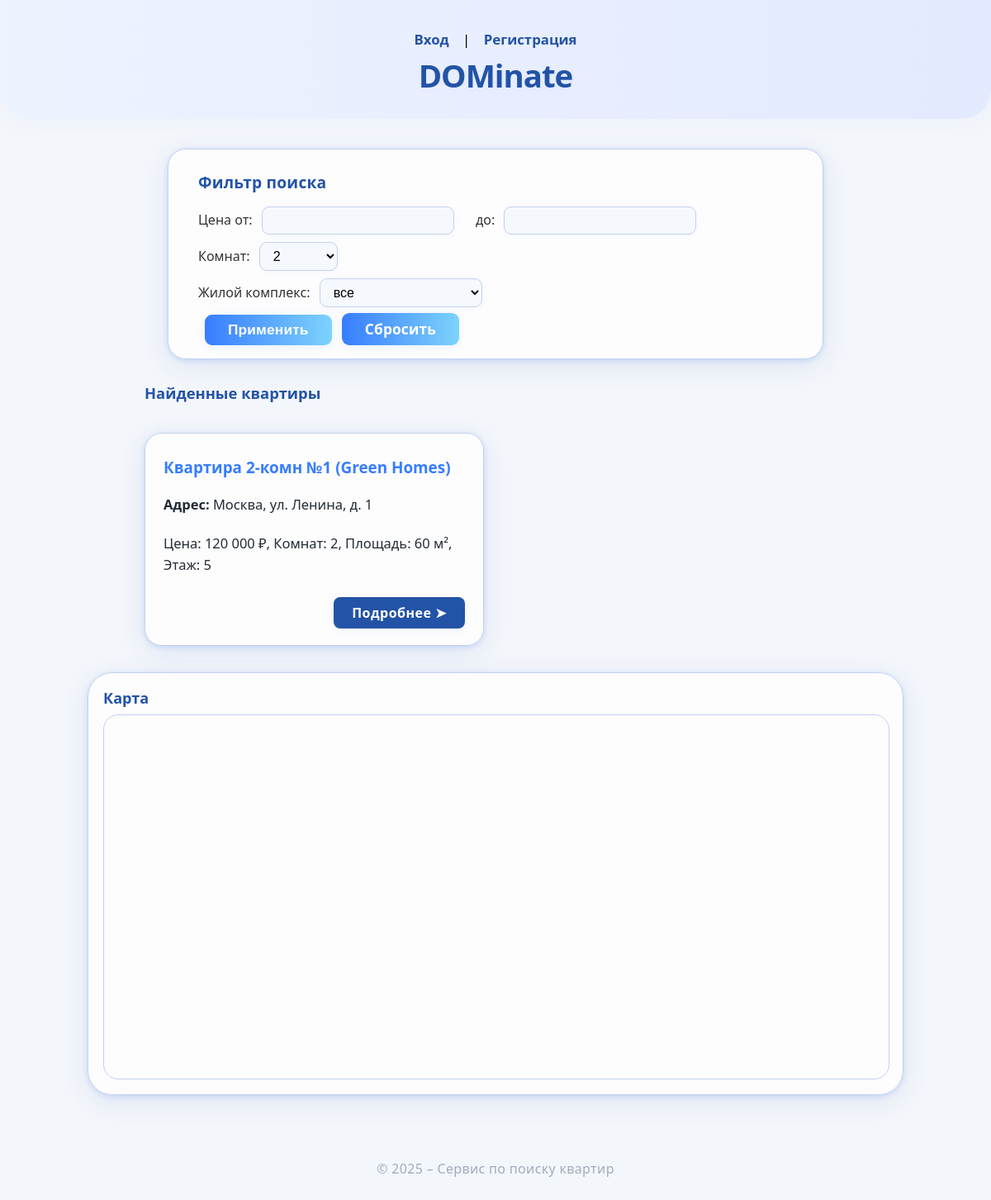
/index.php?rooms=2, run on the app's committed database.
### tables this page shows
CREATE TABLE apartments (
    id INT AUTO_INCREMENT PRIMARY KEY,
    complex_id INT NOT NULL,
    name VARCHAR(100) NOT NULL,
    address VARCHAR(255) NOT NULL,
    description TEXT,
    price INT,
    rooms INT,
    area FLOAT,
    floor INT,
    FOREIGN KEY (complex_id) REFERENCES complexes(id) ON DELETE CASCADE
);

CREATE TABLE complexes (
    id INT AUTO_INCREMENT PRIMARY KEY,
    name VARCHAR(100) NOT NULL,
    description TEXT
);

### public/index.php (the view, shortened to what this page needs)
<?php
require 'config.php';
$priceMin = isset($_GET['price_min']) ? $_GET['price_min'] : '';
$priceMax = isset($_GET['price_max']) ? $_GET['price_max'] : '';
$rooms = isset($_GET['rooms']) ? (int)$_GET['rooms'] : '';
$sql = "SELECT a.*, c.name AS complex_name FROM apartments a JOIN complexes c ON a.complex_id = c.id";
$conditions = [];
$params = [];
if ($rooms !== '' && $rooms > 0) {
    $conditions[] = "a.rooms = ?";
    $params[] = $rooms;
}
if ($conditions) {
    $sql .= " WHERE " . implode(" AND ", $conditions);
}
$stmt = $pdo->prepare($sql);
$stmt->execute($params);
$apartments = $stmt->fetchAll(PDO::FETCH_ASSOC);
?>
<!DOCTYPE html>
<html lang="ru">
<head>
</head>
<body>
<header>
    <nav>
        <?php if (isset($_SESSION['user_id'])): ?>
            Здравствуйте, <strong><?php echo htmlspecialchars($_SESSION['user_name']); ?></strong>!
            <?php if ($_SESSION['user_role'] === 'builder'): ?>
                <a href="builder.php">Кабинет застройщика</a>
            <?php endif; ?>
            <a href="logout.php">Выйти</a>
        <?php else: ?>
            <a href="login.php">Вход</a> | <a href="register.php">Регистрация</a>
        <?php endif; ?>
    </nav>
    <h1>DOMinate</h1>
</header>
<section id="filters">
    <h2>Фильтр поиска</h2>
    <form method="get" action="index.php">
        <label>Цена от:
            <input type="number" name="price_min" value="<?php echo htmlspecialchars($priceMin); ?>" min="0" />
        </label>
        <label>до:
            <input type="number" name="price_max" value="<?php echo htmlspecialchars($priceMax); ?>" min="0" />
        </label> <br>
        <label>Комнат:
            <select name="rooms">
                <option value="2" <?php if ($rooms === 2) echo 'selected'; ?>>2</option>
            </select>
        </label> <br>
        <label>Жилой комплекс:
            <select name="complex_id">
                <option value="">все</option>
            </select>
        </label> <br>
        <button type="submit">Применить</button>
        <a href="index.php">Сбросить</a>
    </form>
</section>
<section id="apartments">
    <h2>Найденные квартиры</h2>
    <?php if ($apartments): ?>
        <?php foreach ($apartments as $apt): ?>
            <div class="apartment-card">
                <h3><?php echo htmlspecialchars($apt['name']); ?> (<?php echo htmlspecialchars($apt['complex_name']); ?>)</h3>
                <p><b>Адрес:</b> <?php echo htmlspecialchars($apt['address']); ?></p>
                <p>Цена: <?php echo $apt['price'] ? number_format($apt['price'], 0, '', ' ') . ' ₽' : 'не указана'; ?>,
                   Комнат: <?php echo $apt['rooms'] ?: 'не указано'; ?>,
                   Площадь: <?php echo $apt['area'] ? $apt['area'] . ' м²' : 'не указана'; ?>,
                   Этаж: <?php echo $apt['floor'] ?: 'не указан'; ?></p>
                <a href="apartment.php?id=<?php echo $apt['id']; ?>">Подробнее &#10148;</a>
            </div>
        <?php endforeach; ?>
    <?php else: ?>
        <p style="color:#b1b1b7;">Квартир по заданным критериям не найдено.</p>
    <?php endif; ?>
</section>
<section id="map-section">
    <h2>Карта</h2>
    <div id="map"></div>
</section>
<footer>
    <p>&copy; 2025 – Сервис по поиску квартир</p>
</footer>
</body>
</html>

### public/index.php (style rules this page uses)
:root { --accent: #377dff; --accent-dark: #2353a6; --bg: #f3f6fb; --glass: rgba(255,255,255,0.82); --border: #c3d1ed; --shadow: 0 8px 32px 0 rgba(60,90,170,0.11), 0 1.5px 6px #377dff33; }
body, html { margin: 0; padding: 0; background: var(--bg); font-family: 'Segoe UI', 'Inter', Arial, sans-serif; }
header { background: linear-gradient(90deg, #edf3ff 0%, #e3eaff 100%); padding: 36px 0 20px 0; text-align: center; box-shadow: 0 2px 24px #dae9fc30; border-radius: 0 0 36px 36px; }
header h1 { font-size: 2.4rem; font-weight: 800; margin: 0 0 7px 0; letter-spacing: -1px; color: var(--accent-dark); text-shadow: 0 2px 8px #bddcff24; }
nav { margin-bottom: 6px; font-size: 1.05rem; }
nav a { color: var(--accent-dark); text-decoration: none; margin: 0 12px; font-weight: 600; transition: color .17s; padding: 2px 0; border-bottom: 2px solid transparent; }
#filters { margin: 36px auto 28px auto; max-width: 720px; background: var(--glass); padding: 26px 36px 16px 36px; border-radius: 22px; box-shadow: var(--shadow); border: 1.5px solid var(--border); }
#filters h2 { margin-top: 0; font-size: 1.2rem; color: var(--accent-dark); letter-spacing: 0.01em; font-weight: 600; }
#filters label { margin-right: 22px; font-size: 1rem; color: #333; font-weight: 500; }
#filters input, #filters select { font-size: 1rem; padding: 7px 12px; border: 1.5px solid var(--border); border-radius: 9px; margin-left: 7px; margin-bottom: 9px; background: #f5f8fd; outline: none; transition: border-color .17s; box-shadow: 0 1.5px 8px #c8d6f522; }
#filters button, #filters a { margin-left: 8px; padding: 8px 28px; border: none; border-radius: 9px; background: linear-gradient(90deg, var(--accent), #7dd3fc); color: #fff; font-weight: 700; cursor: pointer; font-size: 1.08rem; box-shadow: 0 2px 12px #73affc26; text-decoration: none; transition: background .21s, color .2s, transform .17s; letter-spacing: .01em; }
#apartments { max-width: 850px; margin: 0 auto 32px auto; display: grid; grid-template-columns: repeat(auto-fit, minmax(320px, 1fr)); gap: 28px; }
#apartments h2 { grid-column: 1/-1; margin: 0 0 8px 0; font-size: 1.15rem; color: var(--accent-dark); font-weight: 600; }
.apartment-card { background: var(--glass); border-radius: 21px; box-shadow: var(--shadow); border: 1.5px solid var(--border); padding: 28px 22px 20px 22px; display: flex; flex-direction: column; gap: 10px; transition: box-shadow .19s, transform .13s; min-height: 155px; position: relative; }
.apartment-card h3 { margin: 0 0 3px 0; font-size: 1.18rem; font-weight: 700; color: var(--accent); }
.apartment-card p { margin: 6px 0; font-size: 1.03rem; color: #222b34; line-height: 1.55; }
.apartment-card a { align-self: flex-end; margin-top: 10px; color: #fff; background: var(--accent-dark); padding: 8px 22px; border-radius: 8px; text-decoration: none; font-weight: 700; letter-spacing: .03em; box-shadow: 0 2px 8px #377dff18; transition: background .19s, transform .15s; }
#map-section { max-width: 950px; margin: 0 auto 36px auto; border-radius: 30px; background: var(--glass); box-shadow: var(--shadow); padding: 18px; border: 1.5px solid var(--border); }
#map-section h2 { font-size: 1.13rem; color: var(--accent-dark); font-weight: 600; margin: 0 0 8px 0; }
#map { height: 440px; width: 100%; border-radius: 18px; border: 1.5px solid var(--border); }
footer { text-align: center; font-size: 1rem; color: #a3abbc; padding: 26px 0 38px 0; letter-spacing: .02em; }

### data on the page
apartments: name "Квартира 2-комн №1", complex.name "Green Homes", address "Москва, ул. Ленина, д. 1", price "120 000", rooms "2", area "60", floor "5"
